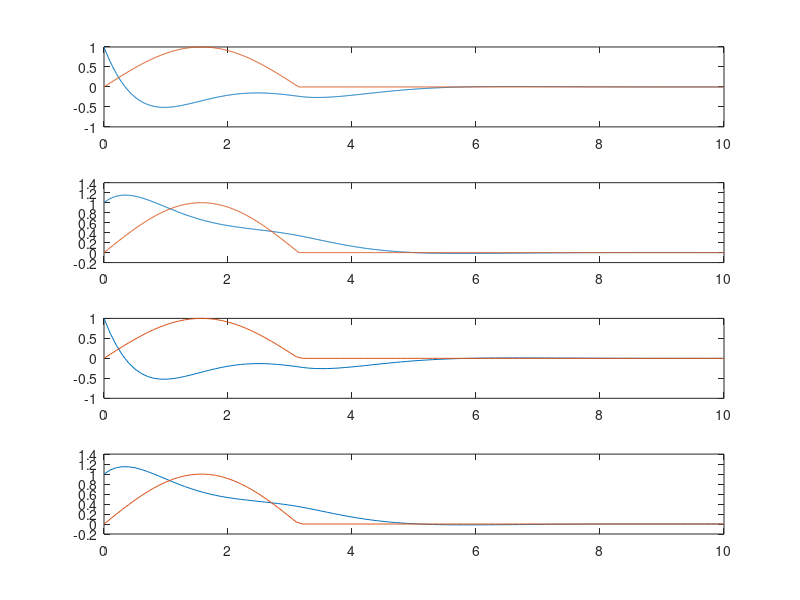
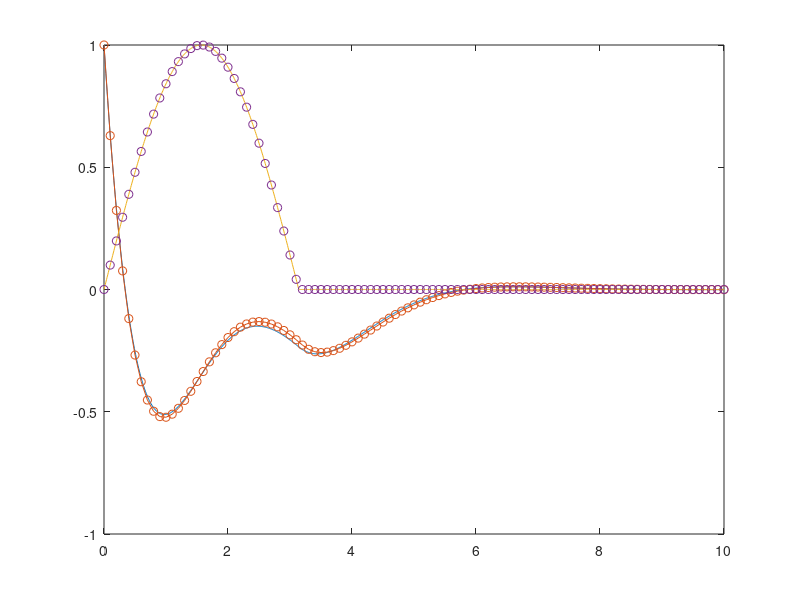
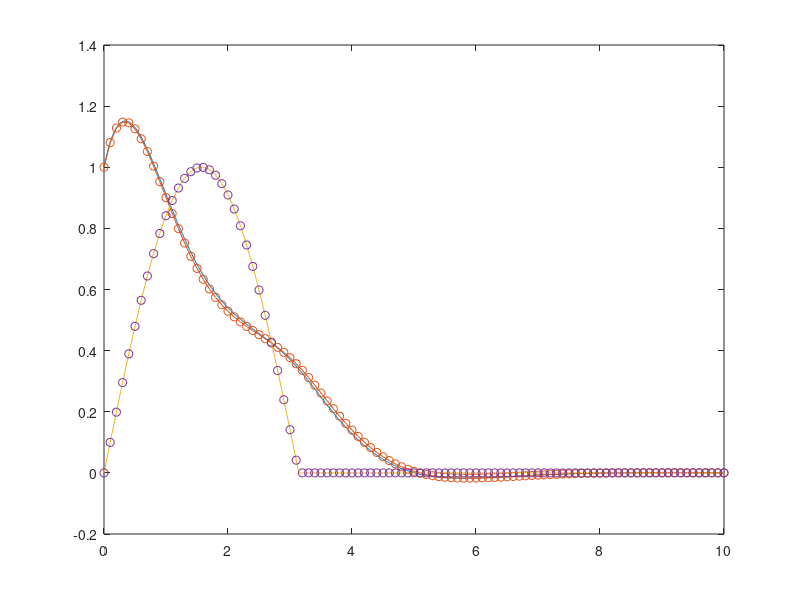

These charts were generated, in order, by the following MATLAB code:
clc; clear;

% Create state matricies
A = [-2, -2;
     1 ,  0];

B = [1;
     0];

C = [1, 0;
     0, 1];

D = 0;

% Initial condition
xo = [1;
      1];

% Set-up time step and time vector
dT = 0.01;
t = 0:dT:10;
T = 0.1;

kt = 0:T:10;

% Input vector - sin(t); 0 <= t <= pi
u = zeros(size(t));
u(t <= pi) = sin(t(t <= pi));


sys = ss(A,B,C,D);

sim_result = lsim(sys,u,t,xo);

sysd = c2d(sys,T);

x_k = zeros(2, length(kt));
% Set initial conditions
x_k(:,1) = [1;1];
u_k = zeros(size(kt));
u_k(kt <= pi) = sin(kt(kt <= pi));

for k = 1:length(kt)-1
    x_k(:,k+1) = sysd.A*x_k(:,k) + sysd.B*u_k(k);
end

figure

subplot(4, 1, 1)
plot(t, sim_result(:,1))
hold on
plot(t, u)

subplot(4, 1, 2)
plot(t, sim_result(:,2))
hold on
plot(t, u)

subplot(4, 1, 3)
plot(kt, x_k(1,:))
hold on
plot(kt, u_k)

subplot(4, 1, 4)
plot(kt, x_k(2,:))
hold on
plot(kt, u_k)

figure
plot(t, sim_result(:,1))
hold on
plot(kt, x_k(1,:), '-o')
plot(t, u)
plot(kt, u_k, 'o')

figure
plot(t, sim_result(:,2))
hold on
plot(kt, x_k(2,:), '-o')
plot(t, u)
plot(kt, u_k, 'o')
